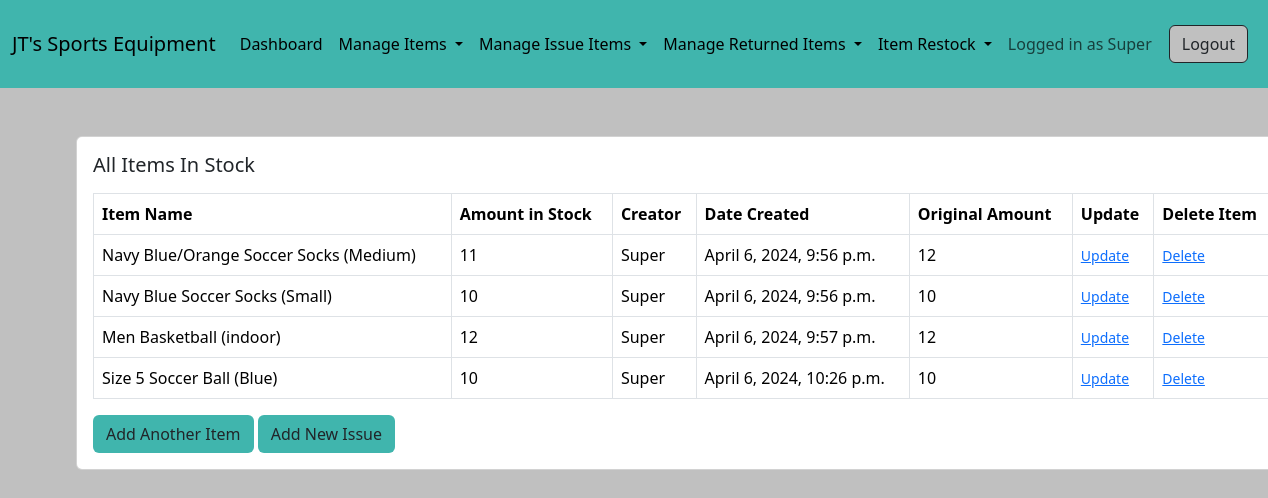
Screenshot of /store/all-items/ (signed in) with the database file from the repository.
### store/models.py (models this page shows, shortened)
class Item(models.Model):
    item_name = models.CharField(max_length=100)
    item_amount = models.PositiveBigIntegerField()
    creator = models.ForeignKey(User, on_delete=models.CASCADE)
    date_created = models.DateTimeField(auto_now_add=True)
    original_amount = models.PositiveBigIntegerField(null=True, blank=True)

### store/views.py (the view)
# urls.py: path('all-items/', views.all_Items, name='all-items'),
def all_Items(request):
    items = Item.objects.all()
    context = {'items':items}
    return render(request, 'store/all_items.html', context)

### templates/store/all_items.html
{% extends 'base.html' %}
{% block content %}
<div class="card mx-auto" style="width: 76rem;" style="background-color:#C0C0C0;">
    <div class="card-body">
        <h5 class="card-title mb-3">All Items In Stock</h5>
        <table class="table table-bordered">
            <thead>
                <tr>
                    <th scope="col">Item Name</th>
                    <th scope="col">Amount in Stock</th>
                    <th scope="col">Creator</th>
                    <th scope="col">Date Created</th>
                    <th scope="col">Original Amount</th>
                    <th scope="col">Update</th>
                    <th scope='col'>Delete Item</th>
                </tr>
            </thead>
            <tbody>
                {% for item in items%}
                <tr>
                    <td>{{item.item_name}}</td>
                    <td>{{item.item_amount}}</td>
                    <td>{{item.creator}}</td>
                    <td>{{item.date_created}}</td>
                    <td>{{item.original_amount}}</td>
                    <td><a href="{% url 'update-item' item.pk %}"><small>Update</small></a></td>
                    <td><a href="{% url 'delete-item' item.pk %}"><small>Delete</small></a></td>
                </tr>
                {% endfor %}
            </tbody>
        </table>
        <a href="{% url 'add-item' %}" class="btn" style="background-color:#40B5AD" role="button">Add Another Item</a>
        <a href="{% url 'issue-item' %}" class="btn" style="background-color:#40B5AD" role="button">Add New Issue</a>
    </div>
</div>
{% endblock content %}

### templates/base.html (shortened to what this page needs)
<!doctype html>
<html lang="en">
<head>
    <link href="https://cdn.jsdelivr.net/npm/bootstrap@5.3.3/dist/css/bootstrap.min.css"
        rel="stylesheet">
</head>
<body style="background-color: #C0C0C0">
    <nav class="navbar navbar-light navbar-expand-lg py-4" style="background-color: #40B5AD;">
        <div class="container-fluid">
          <a class="navbar-brand" href="#">JT's Sports Equipment</a>
          <div class="collapse navbar-collapse" id="navbarSupportedContent">
            <ul class="navbar-nav me-auto mb-2 mb-lg-0">
              <li class="nav-item">
                <a class="nav-link active" aria-current="page" href="{% url 'dashboard' %}">Dashboard</a>
              </li>
              <li class="nav-item dropdown">
                <a class="nav-link dropdown-toggle active" href="#" role="button" data-bs-toggle="dropdown" aria-expanded="false">
                  Manage Items
                </a>
              </li>
              <li class="nav-item dropdown">
                <a class="nav-link dropdown-toggle active" href="#" role="button" data-bs-toggle="dropdown" aria-expanded="false">
                  Manage Issue Items
                </a>
              </li>
              <li class="nav-item dropdown">
                <a class="nav-link dropdown-toggle active" href="#" role="button" data-bs-toggle="dropdown" aria-expanded="false">
                  Manage Returned Items
                </a>
              </li>
              <li class="nav-item dropdown">
                <a class="nav-link dropdown-toggle active" href="#" role="button" data-bs-toggle="dropdown" aria-expanded="false">
                  Item Restock
                </a>
              </li>
              <li class="nav-item">
                <a class="nav-link" href='#'>Logged in as {{request.user.username}}</a>
              </li>
            </ul>
            <a href="{% url 'logout' %}" class="btn me-2 btn-md active" style="background-color:#C0C0C0">Logout</a>
          </div>
        </div>
    </nav>
    <div class="container mt-5">
        {% block content %}
        {% endblock content %}
    </div>
</body>
</html>

### rows the page displays
Item: item_name "Navy Blue/Orange Soccer Socks (Medium)", item_amount "11", creator "Super", date_created "April 6, 2024, 9:56 p.m.", original_amount "12"
Item: item_name "Navy Blue Soccer Socks (Small)", item_amount "10", creator "Super", date_created "April 6, 2024, 9:56 p.m.", original_amount "10"
Item: item_name "Men Basketball (indoor)", item_amount "12", creator "Super", date_created "April 6, 2024, 9:57 p.m.", original_amount "12"
Item: item_name "Size 5 Soccer Ball (Blue)", item_amount "10", creator "Super", date_created "April 6, 2024, 10:26 p.m.", original_amount "10"

### other values shown
{{ request.user.username }} "Super"
